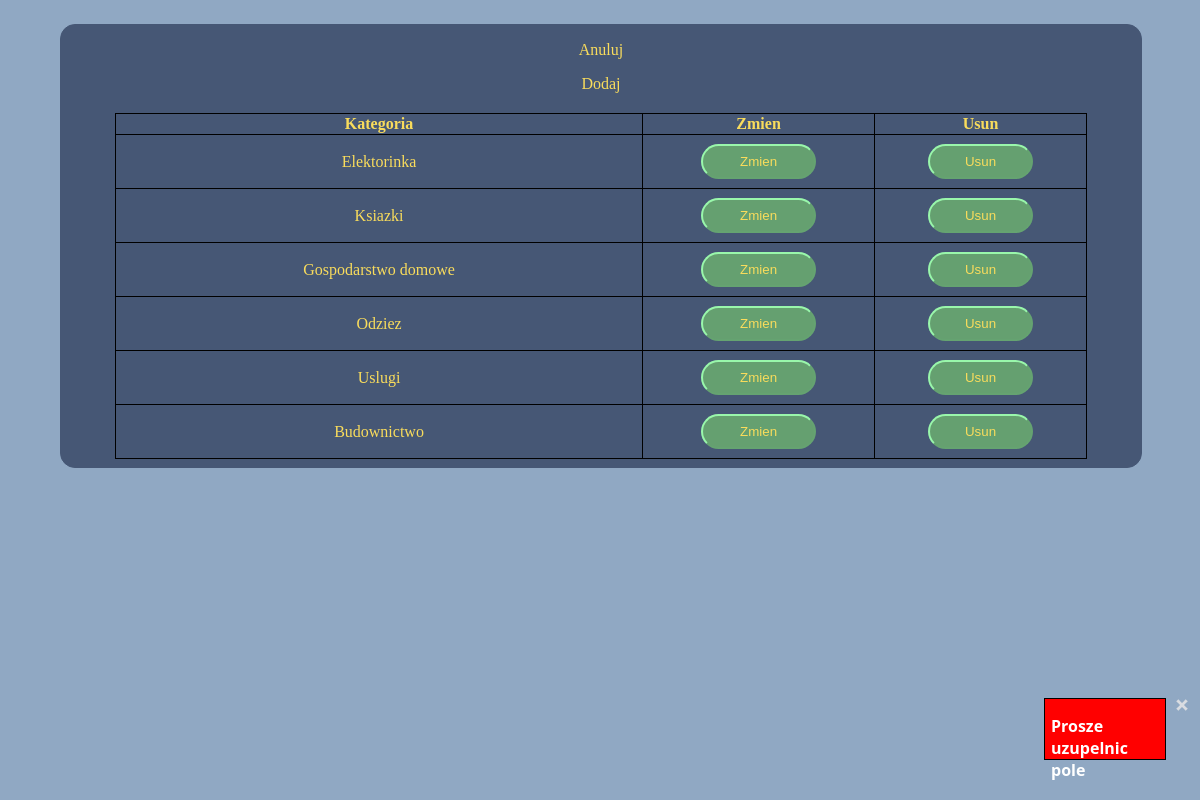
The page /admin/kategorie.php on the database its author committed.
### tables this page shows
CREATE TABLE `kategoria` (
  `kategoria_id` int(10) UNSIGNED NOT NULL,
  `kategoria` varchar(30) NOT NULL
);

### admin/kategorie.php (the view, shortened to what this page needs)
<!DOCTYPE html>
<html lang="en">
<head>
    <link rel="stylesheet" href="../style/style-globalne.css">
    <link rel="stylesheet" href="../style/style-tabelka-panelu.css">
</head>
<body>
    <section class="tabelka-panelu">
        <a href="panel-admina.php">Anuluj</a>
        <a href="kategorie.php?czy_dodac=true">Dodaj</a>
        <?php
        include("../config/config.php");
        $query = "SELECT DISTINCT *  FROM `kategoria`";
        $result = $connection->query($query);
        echo "<table> <tr> <th>Kategoria</th> <th>Zmien</th> <th>Usun</th> </tr>";
        while ($row = $result->fetch_assoc()) {
            echo "<form method=\"post\"";
            echo "<tr>";
            if ($row['kategoria'] == $_POST['kategoria'] && isset($_POST['zmien-formularz'])) {
                $kategoria = htmlspecialchars($_POST['kategoria']);
                echo "<td> <input name=\"nowa_nazwa_kategorii\" value=\"{$kategoria}\"> </td>";
                echo "<input type=\"hidden\" name=\"kategoria\" value=\"{$kategoria}\">";
                echo "<td colspan=\"2\"> <button type=\"submit\" name=\"zmien\">Zmien</button> </td>";
            } else {
                echo "<td>" . $row['kategoria'] . "</td>";
                if (!isset($_GET["czy_dodac"]) && $_GET["czy_dodac"] != true) {
                    echo "<td> <button type=\"submit\" name=\"zmien-formularz\">Zmien</button> </td>";
                    echo "<td> <button type=\"submit\" name=\"usun\">Usun</button> </td>";
                } else
                    echo "<td colspan=\"2\" style=\"width:12.5vw;\">Dostepne jak zakonczysz formualrz dodawania</td>";
            }
            echo "</form>";
        }
        echo "</table>";
        if (isset($_POST["zmien"]) && !empty($_POST['kategoria']) && !empty($_POST["nowa_nazwa_kategorii"])) {
            $kategoria = htmlspecialchars($_POST['kategoria']);
            $nowaNazwaKategorii = htmlspecialchars($_POST['nowa_nazwa_kategorii']);
            $query = "UPDATE `kategoria` SET kategoria='{nowaNazwaKategorii}' WHERE kategoria = '{$kategoria}'";
            $connection->query($query);
            header("Location: kategorie.php");
        } else if (empty($_POST["nowa_nazwa_kategorii"])) {
            errorBlock("Prosze uzupelnic pole", "kategorie.php");
        }
        ?>
    </section>
</body>
</html>

### style/style-globalne.css (style rules this page uses)
body { margin: 0px; background-color: #90A8C3; }
button { background-color: #65a070; border-color: #99F7AB; padding: 8px 12px; cursor: pointer; border-radius: 20px; color: white; }
table { border: 1px solid black; padding: 1vw; width:90%; text-align: center; border-collapse: collapse; border-radius: 15px; margin-left:5%; margin-top:2.5vh; }
table button { width: 50%; }
td, th { border: 1px solid black; }
* { color: #F9DC5C; }
a { text-decoration: none; }

### style/style-tabelka-panelu.css (style rules this page uses)
.tabelka-panelu { background-color: #465775; width:90vw; height: auto; position: relative; top:3vh; left:5vw; border-radius: 15px; border:1px solid #465775; padding-bottom: 1vh; }
.tabelka-panelu a { margin-top: 2vh; display: flex; justify-content: center; }
button { height: auto; margin-top: 1vh; margin-bottom: 1vh; color: #F9DC5C; }

### rows shown on the page
kategoria: kategoria "Elektorinka"
kategoria: kategoria "Ksiazki"
kategoria: kategoria "Gospodarstwo domowe"
kategoria: kategoria "Odziez"
kategoria: kategoria "Uslugi"
kategoria: kategoria "Budownictwo"

### other values the page prints
$wiadomosc "Prosze uzupelnic pole"
